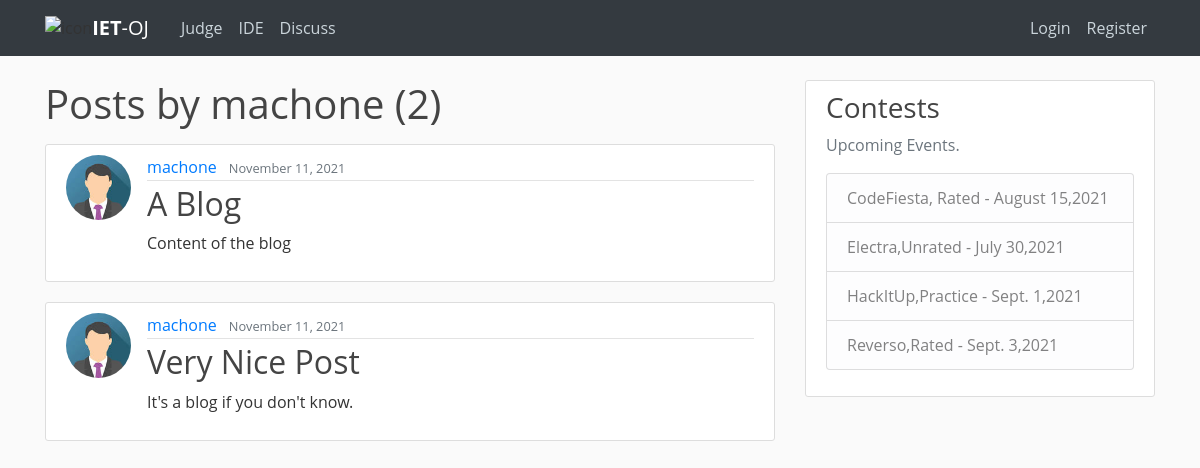
The app's page /discuss/user/machone/ with its own data.
### blog/models.py (models this page shows, shortened)
class Post(models.Model):
    title = models.CharField(max_length=100)
    content = FroalaField(theme='gray')
    date_posted = models.DateTimeField(default=timezone.now)
    author = models.ForeignKey(User, on_delete=models.CASCADE)

### users/models.py (models this page shows, shortened)
class Profile(models.Model):
    user = models.OneToOneField(User,on_delete=models.CASCADE)
    image = models.ImageField(default='default.jpg',upload_to='profile_pics')
    institution = models.CharField(max_length=100,default="IET")
    bio = models.TextField(default="...")
    rating=models.IntegerField(default=0)
    hrating=models.IntegerField(default=0)
    star=models.IntegerField(default=1)
    ac_solution=models.IntegerField(default=0)
    wa_solution=models.IntegerField(default=0)
    tle_solution=models.IntegerField(default=0)
    ce_solution=models.IntegerField(default=0)
    re_solution=models.IntegerField(default=0)

### blog/views.py (the view)
# urls.py: path('user/<str:username>/', UserPostListView.as_view(), name='user-posts'),
class UserPostListView(ListView):
    model=Post
    template_name = 'blog/user_posts.html' # <app>/<model>_<viewtype>.html
    context_object_name = 'posts'
    paginate_by = 5
    def get_queryset(self):
        user = get_object_or_404(User,username=self.kwargs.get('username'))
        return Post.objects.filter(author=user).order_by('-date_posted')

### blog/templates/blog/user_posts.html (shortened to what this page needs)
{% extends "blog/base.html" %}
{% block content %}
<link href="/static/froala_editor/css/froala_style.min.css" type="text/css" media="all" rel="stylesheet">
<h1 class ="mb-3">
    Posts by {{ view.kwargs.username}} ({{page_obj.paginator.count}})
</h1>
    {% for post in posts %}
    <article class="media content-section">
        <img class="rounded-circle article-img" src="{{ post.author.profile.image.url }}">
        <div class="media-body">
          <div class="article-metadata">
            <a class="mr-2 " href="{% url 'user-posts' post.author.username %}">{{ post.author }}</a>
            <small class="text-muted">{{ post.date_posted|date:"F d, Y"}}</small>
          </div>
          <h2><a class="article-title" href="{% url 'post-detail' post.id %}">{{ post.title }}</a></h2>
          <div class="fr-view">
          {{ post.content|safe }}
      </article>
    {% endfor %}
{% endblock content %}

### blog/static/blog/main.css (style rules this page uses)
body { background: #fafafa; color: #333333; margin-top: 5rem; }
h1, h2, h3, h4, h5, h6 { color: #444444; }
.content-section { background: #ffffff; padding: 10px 20px; border: 1px solid #dddddd; border-radius: 3px; margin-bottom: 20px; }
.article-title { color: #444444; }
.article-img { height: 65px; width: 65px; margin-right: 16px; }
.article-metadata { padding-bottom: 1px; margin-bottom: 4px; border-bottom: 1px solid #e3e3e3 }

### blog/templates/blog/base.html (style rules this page uses)
body { font-family: 'Open Sans', arial, sans-serif; }

### records on screen
Post: author.profile.image (placeholder picture), author "machone", date_posted "November 11, 2021", title "A Blog", content "Content of the blog"
Post: author.profile.image (placeholder picture), author "machone", date_posted "November 11, 2021", title "Very Nice Post", content "It's a blog if you don't know."

### other values on screen
{{ view.kwargs.username }} "machone"
{{ page_obj.paginator.count }} "2"
